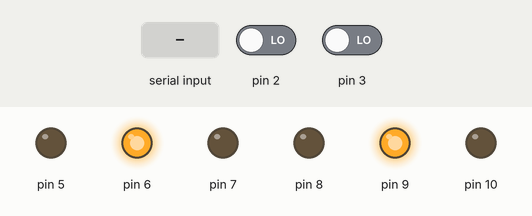
Bench run of a sketch on a simulated Arduino Uno, built with avr-gcc and run on an emulated ATmega328P. Shown: output pins drawn as LEDs (lit = HIGH). The inputs (shaded band) are chosen by the test bench; at power-on: pin 2 LOW, pin 3 LOW. What the sketch prints to the serial monitor is not drawn.

Above: at 1.2 s.
1.3 s: "arg1: \n" received over Serial
3.8 s: "90 45 200\n" received over Serial
Timing chart, 0 to 6.8 s (numbered marks = the images above; inputs shaded):
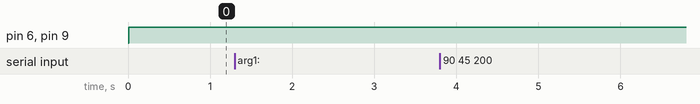

Measured:
- after the input at 1.3 s, every drawn part: stays the same
- after the input at 3.8 s, every drawn part: stays the same

The sketch:

Motor_driver.ino
```cpp
//Se importan todas las librerias
#include "Motor.h"
#include "pid.h"
#include "commands.h"
///////////////////////

#define BAUDRATE 115200

//variables para decodificar los comandos recibidos en el serial
int arg = 0;
int index = 0;

// variable para retener un char
char chr;

char cmd;
char cmd1[16];

char argv1[16];
char argv2[16];
String auxstr;
String strs[4];
double arg1;
double arg2;

///////////////////////
float long_eje = 0.2275; // distancias entre ruedas en metros
const byte MOTOR_IZQ = 2;  // izq//Motor 2 Interrupt Pin - INT 1 - Right Motor
const byte MOTOR_DER = 3;  // Motor 1 Interrupt Pin - INT 0 - Left Motor


#define LOOPTIME 10
////////////////////
//     (in1,in2,enb,encoder)
//(       in1, in2, en, en_a, en_b)
Motor right(9,   10,  8 ,  3,  48);
Motor left( 6,    7,  5 ,  2,  49);

volatile long encoder0Pos = 0;    // encoder 1
volatile long encoder1Pos = 0;    // encoder 2
/// Constantes para el control PID/////////
volatile double sp1,sp2; ///

double left_kp =10, left_ki = 0.95 , left_kd = 10.2;             // modify for optimal performance
double right_kp = 14.1 , right_ki = 1.03 , right_kd = 10;

double right_input = 0, right_output = 0, right_setpoint = 0;
pid control_der;

double left_input = 0, left_output = 0, left_setpoint = 0;
pid control_izq;
////////////////////////////////////////////////////////////////////////////////////////
/// Variables para medir las velocidades del motor//////////////////////////////////////
double v_lineal = 0;
double v_ang = 0;
double R = 0;
double v_med,v_ang_med;

unsigned long currentMillis;
unsigned long prevMillis;

float encoder0Diff;
float encoder1Diff;

float encoder0Count;
float encoder1Count;

float encoder0Error;
float encoder1Error;

float encoder0Prev;
float encoder1Prev;

double num_enc_count_0 =0;
double num_enc_count_1 =0;

double speed_act_left = 0;   //Actual speed for left wheel in m/s
double speed_act_right = 0;  //Command speed for left wheel in m/s

double fre_ang_left = 0;   //Actual ang speed for left wheel in hz
double fre_ang_right = 0;  //Command  speed for left wheel in hz

/* Clear the current command parameters */
void resetCommand() {
  cmd = NULL;
  memset(argv1, 0, sizeof(argv1));
  memset(argv2, 0, sizeof(argv2));
  arg1 = 0;
  arg2 = 0;
  arg = 0;
  index = 0;
}

/* Run a command.  Commands are defined in commands.h */
int runCommand() {
  int i = 0;
  char *p = argv1;
  char *str;
  int pid_args[4];
  strs[1].toCharArray(argv1,16);
  strs[2].toCharArray(argv2,16);
  arg1 = atoi(argv1);
  arg2 = atoi(argv2);

  switch(cmd) {
  case GET_BAUDRATE:
    Serial.println(BAUDRATE);
    break;
  case ANALOG_READ:
    Serial.println(analogRead(arg1));
    break;
  case DIGITAL_READ:
    Serial.println(digitalRead(arg1));
    break;
  case ANALOG_WRITE:
    analogWrite(arg1, arg2);
    Serial.println("OK");
    break;
  case DIGITAL_WRITE:
    if (arg2 == 0) digitalWrite(arg1, LOW);
    else if (arg2 == 1) digitalWrite(arg1, HIGH);
    Serial.println("OK");
    break;
  case PIN_MODE:
    if (arg2 == 0) pinMode(arg1, INPUT);
    else if (arg2 == 1) pinMode(arg1, OUTPUT);
    Serial.println("OK");
    break;
  case PING:
    //Serial.println(Ping(arg1));
    break;

  case SERVO_WRITE:
    //servos[arg1].setTargetPosition(arg2);
    //Serial.println("OK");
    break;
  case SERVO_READ:

    break;

  case READ_ENCODERS:

    Serial.print(encoder0Pos );//cuenta contador encoder izq
    Serial.print(" ");
    Serial.println(encoder1Pos);//cuenta contador encoder der
    break;
   case RESET_ENCODERS:

    encoder0Pos = 0;
    encoder1Pos = 0;
    Serial.println("OK");
    break;
  case MOTOR_SPEEDS:
    /* Reset the auto stop timer */


    if (arg1 == 0 && arg2 == 0) {
      //setMotorSpeeds(0, 0);
      //resetPID();

      control_izq.moving = 0;
      control_der.moving = 0;
      Serial.println("OK");
      sp1=0;
      sp2=0;
    }
    else{
      //Serial.print("arg1: ");Serial.print(arg1);Serial.print("   encoder0Count: ");Serial.println(encoder0Count);
        control_izq.moving = 1;
        control_der.moving = 1;
        sp1=arg1;
        sp2=arg2;


      Serial.println("OK");
    }
    break;
  case MOTOR_RAW_PWM:
    /* Reset the auto stop timer */

    control_izq.moving = 0;
    control_der.moving = 0;
    sp1 = arg1;
    sp2 = arg2;
    Serial.println("OK");
    break;
  case UPDATE_PID:
    while ((str = strtok_r(p, ":", &p)) != '\0') {
       pid_args[i] = atoi(str);
       i++;
    }
//    control_izq.kp = 10;control_izq.kd = 0;control_izq.ki = 10;
//    control_izq.ko = 1;
//    control_der.kp = 10;control_der.kd = 0;control_der.ki = 10;
//    control_der.ko = 1;
    Serial.println("Parametros fijos, revisar el arduino ide");
    break;

  default:
    Serial.println("Invalid Command");
    break;
  }
}

void setup() {
  Serial.begin(BAUDRATE);
    control_izq.kp = 10/*5*/;control_izq.kd = 1;control_izq.ki = 0.0001;
    control_izq.ko = 1;               //1                 0.91
    control_der.kp = 10/*5*/;control_der.kd = 1;control_der.ki = 0.0001;
    control_der.ko = 1;               //1                 0.91
  attachInterrupt(digitalPinToInterrupt(left.en_a), change_left_a, RISING);
  attachInterrupt(digitalPinToInterrupt(right.en_a), change_right_a, RISING);
//  attachInterrupt(digitalPinToInterrupt(right.encoder), change_right, CHANGE);

}

void loop() {


    int StringCount = 0;
  if (Serial.available() > 0) {
    auxstr= Serial.readString();
    while(auxstr.length()>0){
//      chr = Serial.read();
      int auxindex =auxstr.indexOf(' ');
      if (auxindex == -1)
        {
        strs[StringCount++]=auxstr;
        break;
        }
       else
        {
        strs[StringCount++]=auxstr.substring(0,auxindex);
        auxstr = auxstr.substring(auxindex+1);
        }
    }
      strs[0].toCharArray(cmd1,16);
      cmd = cmd1[0];
      runCommand();
      resetCommand();
  }


  currentMillis = millis();
  if (currentMillis - prevMillis >= LOOPTIME){
    prevMillis = currentMillis;

    encoder0Diff = encoder0Pos - encoder0Prev; // Get difference between ticks to compute speed
    encoder1Diff = encoder1Pos - encoder1Prev;

    encoder0Count = encoder0Diff*100;//cantidad de ticks por cada periodo del loop
    encoder1Count = encoder1Diff*100;


    encoder0Diff = encoder0Diff/2958;//distancia en metros cada 10ms
    encoder1Diff = encoder1Diff/2958;

    speed_act_left = encoder0Diff*100;// (m/s)
    speed_act_right = encoder1Diff*100;// (m/s)

    fre_ang_left = (speed_act_left/(0.0665/2.0))/(2*3.14);// radio en metros
    fre_ang_right =(speed_act_right/(0.0665/2.0))/(2*3.14);// radio en metros
    //Serial.print("fre_ang_left : ");Serial.print(fre_ang_left);Serial.print(" fre_ang_right: ");Serial.println(fre_ang_right);
//Serial.print("speed_act_left: ");Serial.print(speed_act_left);Serial.print(" speed_act_right: ");Serial.println(speed_act_right);
                                                           // 2958 ticks en 1m = 8.83 en 10 ms izq
                                                            //                    8.42 en 10 ms der
    v_med= (speed_act_left + speed_act_right)/2;
    v_ang_med = (speed_act_right - speed_act_left)/(long_eje);


  /////*********** Se manda a la funcion PID los valores de referencia y velocidad medidad*******/////////////////////////////////////////////////////////////
    left_output = control_izq.compute(sp1,encoder0Count);
    right_output = control_der.compute(sp2,encoder1Count);

  //////**** Salida del PID********************////////////////////////////////////////////////////////////////////////////////////////////////////////////////////
    left.rotate(left_output);
    right.rotate(right_output);

    encoder0Prev = encoder0Pos; // Saving values
    encoder1Prev = encoder1Pos;
  }


}


// ************** encoders interrupts **************

// ************** encoder 1 *********************
void change_left_a(){
 if(digitalRead(left.en_b) == HIGH)
  encoder0Pos = encoder0Pos - 1;
 else
  encoder0Pos = encoder0Pos + 1;
}
// ************** encoder 2 *********************
void change_right_a(){
  if(digitalRead(right.en_b) == LOW)
  encoder1Pos = encoder1Pos - 1;
 else
  encoder1Pos = encoder1Pos + 1;
}
```

Motor.cpp
```cpp
#include "Arduino.h"
#include "Motor.h"


Motor::Motor(int in1, int in2, int en, int en_a,int en_b) {
  pinMode(in1,OUTPUT);
  pinMode(in2,OUTPUT);
  pinMode(en,OUTPUT);
  pinMode(en_a,INPUT);
  pinMode(en_b,INPUT);
  Motor::in1 = in1;
  Motor::in2 = in2;
  Motor::en = en;
  Motor::en_a = en_a;
  Motor::en_b = en_b;
}

void Motor::rotate(int value) {
  if(value>=0){
    //Max Voltage with 16V battery with 12V required
    //(12/16)*255 ~=190
//    Serial.println("called");
//    Serial.println(plus);

    //Serial.print("value");Serial.println(value);

    int out = map(value, 0, 100, 0, 225);
    //Serial.print("put");Serial.println(out);
    digitalWrite(in1, HIGH);
    digitalWrite(in2, LOW);
    analogWrite(en,out);

  }else{
    //Max Voltage with 16V battery with 12V required
    //(12/16)*255 ~=190
    int out = map(value, 0, -100, 0, 225);
    digitalWrite(in1, LOW);
    digitalWrite(in2, HIGH);
    analogWrite(en,out);
  }
}
```

Motor.h
```cpp
/*
  Motor.h - Library for working with the Cytron SPG30E-30K.
  Created by Vinay Lanka, January 27, 2021.
*/
#ifndef Motor_h
#define Motor_h

#include "Arduino.h"

class Motor {
  public:
    //Constructor - Plus and Minus are the Motor output / en_a and en_b are the encoder inputs

    Motor(int in1, int in2, int en, int en_a,int en_b);
    //Spin the motor with a percentage value
    void rotate(int value);
    //Motor Outputs - plus is one direction and minus is the other
    int in1;
    int in2;
    //Encoder Inputs
    int en;
    int en_a;
    int en_b;
};

#endif
```

commands.h
```cpp
/* Define single-letter commands that will be sent by the PC over the
   serial link.
*/

#ifndef COMMANDS_H
#define COMMANDS_H

#define ANALOG_READ    'a'
#define GET_BAUDRATE   'b'
#define PIN_MODE       'c'
#define DIGITAL_READ   'd'
#define READ_ENCODERS  'e'
#define MOTOR_SPEEDS   'm'
#define MOTOR_RAW_PWM  'o'
#define PING           'p'
#define RESET_ENCODERS 'r'
#define SERVO_WRITE    's'
#define SERVO_READ     't'
#define UPDATE_PID     'u'
#define DIGITAL_WRITE  'w'
#define ANALOG_WRITE   'x'
#define LEFT            0
#define RIGHT           1

#endif
```

pid.cpp
```cpp
#include "Arduino.h"
#include "pid.h"


pid::pid() {
  pid::kp = kp;
  pid::ki = ki;
  pid::kd = kd;
  pid::moving =moving;
  unsigned long t_act,t_ant;

}

double pid::compute(double sp,double vel) {

   double out,out1;
   double rate_error,last_error,error,acum_error;
   if (moving == 1) {
   //Serial.print("kp: ");Serial.print(kp);Serial.print(" kd: ");Serial.print(kd);Serial.print("  ki: ");Serial.println(ki);
   //while(vel!=sp){
   t_act = millis();
   error = sp - vel;
   //error = abs(error);
   rate_error = (error - last_error)/(t_act-t_ant);
   acum_error += error*(t_act-t_ant);
   out = (kp*error + kd*rate_error + ki*acum_error);///100000;
   //Serial.print("out ");Serial.println(out);

   }else{
    out = sp;
   }
   last_error = error;
   t_ant = t_act;
   return out;
}
```

pid.h
```cpp
/*
  Motor.h - Library for working with the Cytron SPG30E-30K.
  Created by Vinay Lanka, January 27, 2021.
*/
#ifndef pid_h
#define pid_h

#include "Arduino.h"

class pid {
  public:
    //Constructor - Plus and Minus are the Motor output / en_a and en_b are the encoder inputs

    pid();
    //Spin the motor with a percentage value
    double compute(double sp,double vel);
    //control Inputs- plus is one direction and minus is the other
    double kp,ki,kd,ko;
    unsigned int moving;
    unsigned long t_act,t_ant;

};

#endif
```
